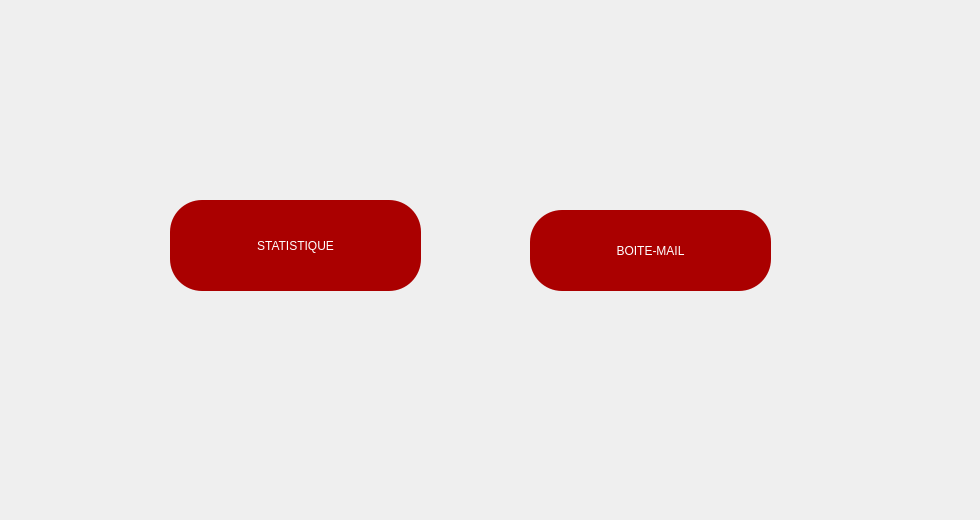
     <widget class="QWidget" name="tab_11">
      <attribute name="title">
       <string>Autre fonctionnalités</string>
      </attribute>
      <widget class="QToolButton" name="toolButton_6">
       <property name="geometry">
        <rect>
         <x>170</x>
         <y>200</y>
         <width>251</width>
         <height>91</height>
        </rect>
       </property>
       <property name="styleSheet">
        <string notr="true">color: rgb(255, 255, 255);
border-radius: 32px;
background-color: rgb(170, 0, 0);
font: 20pt &quot;MV Boli&quot;;
</string>
       </property>
       <property name="text">
        <string>STATISTIQUE</string>
       </property>
      </widget>
      <widget class="QToolButton" name="toolButton_9">
       <property name="geometry">
        <rect>
         <x>530</x>
         <y>210</y>
         <width>241</width>
         <height>81</height>
        </rect>
       </property>
       <property name="styleSheet">
        <string notr="true">color: rgb(255, 255, 255);
border-radius: 32px;
background-color: rgb(170, 0, 0);
font: 20pt &quot;MV Boli&quot;;
</string>
       </property>
       <property name="text">
        <string>BOITE-MAIL</string>
       </property>
      </widget>
      <widget class="QLabel" name="label_42">
       <property name="geometry">
        <rect>
         <x>-10</x>
         <y>-10</y>
         <width>971</width>
         <height>511</height>
        </rect>
       </property>
       <property name="styleSheet">
        <string notr="true">background-image: url(:/img/rs/ajoutempback.jpg);</string>
       </property>
       <property name="text">
        <string/>
       </property>
      </widget>
      <zorder>label_42</zorder>
      <zorder>toolButton_6</zorder>
      <zorder>toolButton_9</zorder>
     </widget>
